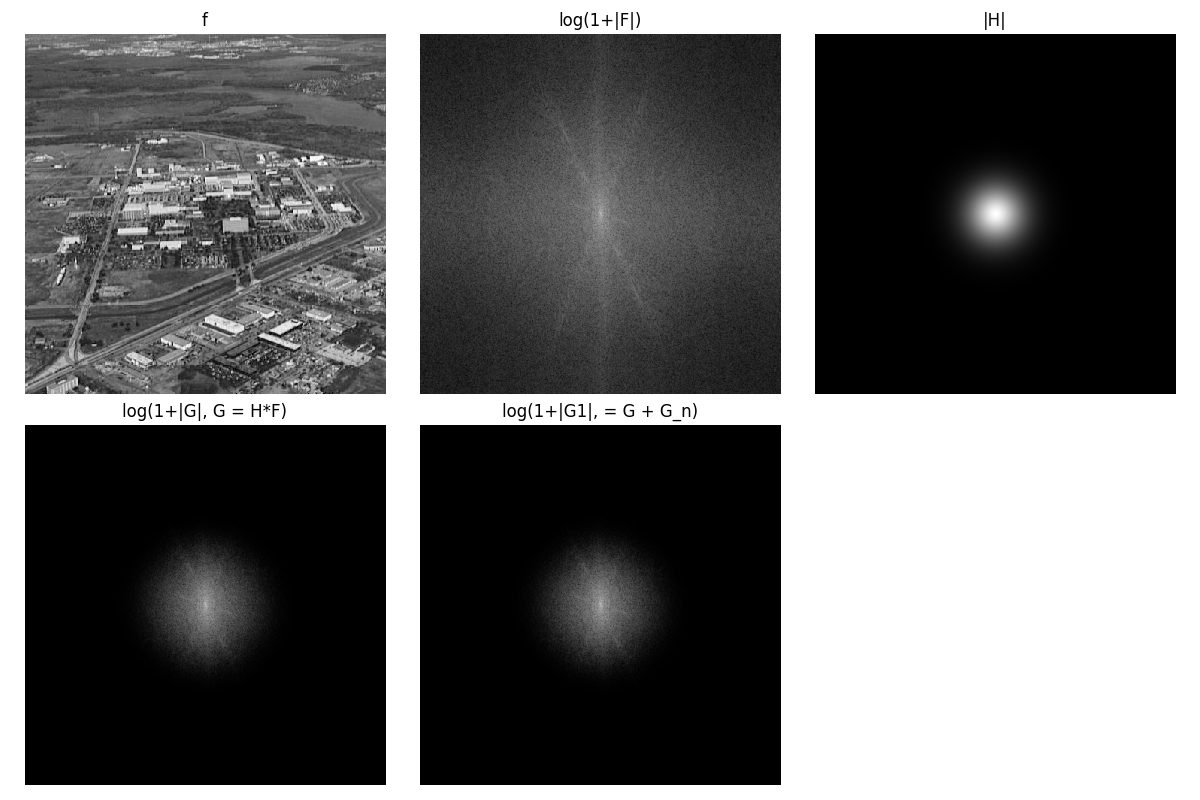

The Python source for this figure:
import os
import sys
import numpy as np
import matplotlib.pyplot as plt
from skimage.io import imread
from skimage.util import img_as_float
from skimage.color import rgb2gray
from General.atmosphturb import atmosphturb
from libDIP.lpFilterTF4e import lpFilterTF4e
from libDIPUM.imnoise2 import imnoise2
from libDIPUM.data_path import dip_data

# Parameters
k = 0.0025
mu = 0
sigma = 10 ** (-10)
D0 = [40, 70, 85]
order = 10

# Data
img_path = dip_data('aerial_view_no_turb.tif')
f_orig = imread(img_path)
if f_orig.ndim == 3:
    f_orig = rgb2gray(f_orig)
f = img_as_float(f_orig)

M, N = f.shape

# Fourier transform (shifted)
F = np.fft.fftshift(np.fft.fft2(f))

# Atmospheric perturbations
H = atmosphturb(M, N, k)

# Filtering in the frequency domain
G = H * F

# Add noise in the frequency domain
z = np.zeros((M, N))
zn, _ = imnoise2(z, 'gaussian', mu, sigma)
Gn = np.fft.fftshift(np.fft.fft2(zn))
G1 = G + Gn

# Straight inverse filter
Fh1 = G1 / H
fHat = [np.abs(np.real(np.fft.ifft2(Fh1)))]

# Cut off range of values of Fh1
Temp = []
for d0 in D0:
    LowPass = lpFilterTF4e('butterworth', M, N, d0, order)
    Temp.append(LowPass * Fh1)
    fHat.append(np.abs(np.real(np.fft.ifft2(Temp[-1]))))

# Display 1
fig1, axes1 = plt.subplots(2, 3, figsize=(12, 8))
axes1[0, 0].imshow(f, cmap='gray', vmin=0, vmax=1, interpolation='nearest')
axes1[0, 0].set_title('f')
axes1[0, 0].axis('off')

axes1[0, 1].imshow(np.log10(1 + np.abs(F)), cmap='gray')
axes1[0, 1].set_title('log(1+|F|)')
axes1[0, 1].axis('off')

axes1[0, 2].imshow(H, cmap='gray')
axes1[0, 2].set_title('|H|')
axes1[0, 2].axis('off')

axes1[1, 0].imshow(np.log10(1 + np.abs(G)), cmap='gray')
axes1[1, 0].set_title('log(1+|G|, G = H*F)')
axes1[1, 0].axis('off')

axes1[1, 1].imshow(np.log10(1 + np.abs(G1)), cmap='gray')
axes1[1, 1].set_title('log(1+|G1|, = G + G_n)')
axes1[1, 1].axis('off')

axes1[1, 2].axis('off')

plt.tight_layout()
plt.savefig('Figure527.png')

# Display 2
fig2, axes2 = plt.subplots(2, 2, figsize=(10, 10))
axes2[0, 0].imshow(np.log10(1 + np.abs(Fh1)), cmap='gray')
axes2[0, 0].set_title('log(1+|Fh1|, = Fh1 = G1 / H)')
axes2[0, 0].axis('off')

for i, d0 in enumerate(D0):
    ax = axes2.flat[i + 1]
    ax.imshow(np.log10(1 + np.abs(Temp[i])), cmap='gray')
    ax.set_title('log(1+|Fh1|, = Fh1 = (G1 / H) * LowPass)')
    ax.axis('off')

plt.tight_layout()
plt.savefig('Figure527Bis.png')

# Display 3
fig3, axes3 = plt.subplots(2, 2, figsize=(10, 10))
axes3[0, 0].imshow(fHat[0], cmap='gray')
axes3[0, 0].set_title('f_hat = ifft2 (Fh1)')
axes3[0, 0].axis('off')

for i, d0 in enumerate(D0):
    ax = axes3.flat[i + 1]
    ax.imshow(fHat[i + 1], cmap='gray')
    ax.set_title(f'f_hat = ifft2 (Fh1 * LowPass(D0, N)), D0 = {d0}')
    ax.axis('off')

plt.tight_layout()
plt.savefig('Figure527Ter.png')
plt.show()
